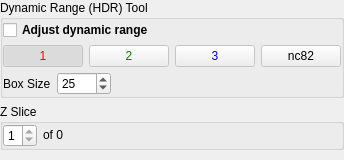
               <widget class="QWidget" name="zSliceViewerControlPage">
                <attribute name="title">
                 <string>Z stack</string>
                </attribute>
                <attribute name="toolTip">
                 <string>View 3D Z-stack</string>
                </attribute>
                <layout class="QHBoxLayout" name="horizontalLayout_12">
                 <property name="spacing">
                  <number>0</number>
                 </property>
                 <property name="leftMargin">
                  <number>0</number>
                 </property>
                 <property name="topMargin">
                  <number>0</number>
                 </property>
                 <property name="rightMargin">
                  <number>0</number>
                 </property>
                 <property name="bottomMargin">
                  <number>0</number>
                 </property>
                 <item>
                  <widget class="QFrame" name="frame">
                   <property name="frameShape">
                    <enum>QFrame::NoFrame</enum>
                   </property>
                   <property name="frameShadow">
                    <enum>QFrame::Raised</enum>
                   </property>
                   <layout class="QVBoxLayout" name="verticalLayout_4">
                    <property name="leftMargin">
                     <number>0</number>
                    </property>
                    <property name="topMargin">
                     <number>0</number>
                    </property>
                    <property name="rightMargin">
                     <number>0</number>
                    </property>
                    <property name="bottomMargin">
                     <number>0</number>
                    </property>
                    <item>
                     <widget class="QGroupBox" name="HDR_groupBox">
                      <property name="title">
                       <string>Dynamic Range (HDR) Tool</string>
                      </property>
                      <layout class="QVBoxLayout" name="verticalLayout_11">
                       <property name="spacing">
                        <number>5</number>
                       </property>
                       <property name="leftMargin">
                        <number>0</number>
                       </property>
                       <property name="topMargin">
                        <number>0</number>
                       </property>
                       <property name="rightMargin">
                        <number>0</number>
                       </property>
                       <property name="bottomMargin">
                        <number>0</number>
                       </property>
                       <item>
                        <widget class="QCheckBox" name="HDR_checkBox">
                         <property name="font">
                          <font>
                           <weight>75</weight>
                           <bold>true</bold>
                          </font>
                         </property>
                         <property name="toolTip">
                          <string>To explore High Dynamic Range images, 
HDR tool adjusts the display range to local 
intensity range in the yellow search box.</string>
                         </property>
                         <property name="text">
                          <string>Adjust dynamic range</string>
                         </property>
                        </widget>
                       </item>
                       <item>
                        <widget class="QFrame" name="frame_3">
                         <property name="frameShape">
                          <enum>QFrame::NoFrame</enum>
                         </property>
                         <property name="frameShadow">
                          <enum>QFrame::Raised</enum>
                         </property>
                         <layout class="QHBoxLayout" name="horizontalLayout_13">
                          <property name="leftMargin">
                           <number>0</number>
                          </property>
                          <property name="topMargin">
                           <number>0</number>
                          </property>
                          <property name="rightMargin">
                           <number>0</number>
                          </property>
                          <property name="bottomMargin">
                           <number>0</number>
                          </property>
                          <item>
                           <widget class="QPushButton" name="HDRRed_pushButton">
                            <property name="enabled">
                             <bool>false</bool>
                            </property>
                            <property name="styleSheet">
                             <string notr="true">color: rgb(255, 0, 0);</string>
                            </property>
                            <property name="text">
                             <string>1</string>
                            </property>
                            <property name="checkable">
                             <bool>true</bool>
                            </property>
                            <property name="checked">
                             <bool>true</bool>
                            </property>
                            <property name="autoExclusive">
                             <bool>true</bool>
                            </property>
                            <property name="autoDefault">
                             <bool>false</bool>
                            </property>
                            <property name="default">
                             <bool>false</bool>
                            </property>
                           </widget>
                          </item>
                          <item>
                           <widget class="QPushButton" name="HDRGreen_pushButton">
                            <property name="enabled">
                             <bool>false</bool>
                            </property>
                            <property name="styleSheet">
                             <string notr="true">color: rgb(0, 128, 0);</string>
                            </property>
                            <property name="text">
                             <string>2</string>
                            </property>
                            <property name="checkable">
                             <bool>true</bool>
                            </property>
                            <property name="autoExclusive">
                             <bool>true</bool>
                            </property>
                           </widget>
                          </item>
                          <item>
                           <widget class="QPushButton" name="HDRBlue_pushButton">
                            <property name="enabled">
                             <bool>false</bool>
                            </property>
                            <property name="styleSheet">
                             <string notr="true">color: rgb(0, 0, 255);</string>
                            </property>
                            <property name="text">
                             <string>3</string>
                            </property>
                            <property name="checkable">
                             <bool>true</bool>
                            </property>
                            <property name="checked">
                             <bool>false</bool>
                            </property>
                            <property name="autoExclusive">
                             <bool>true</bool>
                            </property>
                           </widget>
                          </item>
                          <item>
                           <widget class="QPushButton" name="HDRNc82_pushButton">
                            <property name="enabled">
                             <bool>false</bool>
                            </property>
                            <property name="styleSheet">
                             <string notr="true">color: rgb(0, 0, 0);</string>
                            </property>
                            <property name="text">
                             <string>nc82</string>
                            </property>
                            <property name="checkable">
                             <bool>true</bool>
                            </property>
                            <property name="autoExclusive">
                             <bool>true</bool>
                            </property>
                           </widget>
                          </item>
                         </layout>
                        </widget>
                       </item>
                       <item>
                        <widget class="QFrame" name="frame_4">
                         <property name="frameShape">
                          <enum>QFrame::NoFrame</enum>
                         </property>
                         <property name="frameShadow">
                          <enum>QFrame::Raised</enum>
                         </property>
                         <layout class="QHBoxLayout" name="horizontalLayout_14">
                          <property name="leftMargin">
                           <number>0</number>
                          </property>
                          <property name="topMargin">
                           <number>0</number>
                          </property>
                          <property name="rightMargin">
                           <number>0</number>
                          </property>
                          <property name="bottomMargin">
                           <number>0</number>
                          </property>
                          <item>
                           <widget class="QLabel" name="BoxSize_label">
                            <property name="toolTip">
                             <string>Change the size of the interactive HDR region box.
You can also resize the box by Ctrl + left mouse click.</string>
                            </property>
                            <property name="text">
                             <string>Box Size</string>
                            </property>
                           </widget>
                          </item>
                          <item>
                           <widget class="QSpinBox" name="BoxSize_spinBox">
                            <property name="toolTip">
                             <string>Change the size of the interactive HDR region box.
You can also resize the box by Ctrl + left mouse click.</string>
                            </property>
                            <property name="maximum">
                             <number>1000</number>
                            </property>
                            <property name="value">
                             <number>25</number>
                            </property>
                           </widget>
                          </item>
                          <item>
                           <spacer name="horizontalSpacer_2">
                            <property name="orientation">
                             <enum>Qt::Horizontal</enum>
                            </property>
                            <property name="sizeHint" stdset="0">
                             <size>
                              <width>40</width>
                              <height>20</height>
                             </size>
                            </property>
                           </spacer>
                          </item>
                         </layout>
                        </widget>
                       </item>
                      </layout>
                     </widget>
                    </item>
                    <item>
                     <widget class="QGroupBox" name="ZSlice_groupBox">
                      <property name="title">
                       <string>Z Slice</string>
                      </property>
                      <layout class="QHBoxLayout" name="horizontalLayout_15">
                       <property name="leftMargin">
                        <number>0</number>
                       </property>
                       <property name="topMargin">
                        <number>0</number>
                       </property>
                       <property name="rightMargin">
                        <number>0</number>
                       </property>
                       <property name="bottomMargin">
                        <number>0</number>
                       </property>
                       <item>
                        <widget class="QSpinBox" name="ZSlice_spinBox">
                         <property name="minimumSize">
                          <size>
                           <width>0</width>
                           <height>0</height>
                          </size>
                         </property>
                         <property name="minimum">
                          <number>1</number>
                         </property>
                         <property name="maximum">
                          <number>1</number>
                         </property>
                        </widget>
                       </item>
                       <item>
                        <widget class="QLabel" name="ZSliceTotal_label">
                         <property name="minimumSize">
                          <size>
                           <width>60</width>
                           <height>0</height>
                          </size>
                         </property>
                         <property name="text">
                          <string notr="true">of 0</string>
                         </property>
                         <property name="textFormat">
                          <enum>Qt::PlainText</enum>
                         </property>
                         <property name="textInteractionFlags">
                          <set>Qt::TextSelectableByMouse</set>
                         </property>
                        </widget>
                       </item>
                       <item>
                        <spacer name="horizontalSpacer">
                         <property name="orientation">
                          <enum>Qt::Horizontal</enum>
                         </property>
                         <property name="sizeHint" stdset="0">
                          <size>
                           <width>40</width>
                           <height>20</height>
                          </size>
                         </property>
                        </spacer>
                       </item>
                      </layout>
                     </widget>
                    </item>
                    <item>
                     <spacer name="verticalSpacer_2">
                      <property name="orientation">
                       <enum>Qt::Vertical</enum>
                      </property>
                      <property name="sizeHint" stdset="0">
                       <size>
                        <width>20</width>
                        <height>10</height>
                       </size>
                      </property>
                     </spacer>
                    </item>
                   </layout>
                  </widget>
                 </item>
                </layout>
               </widget>
